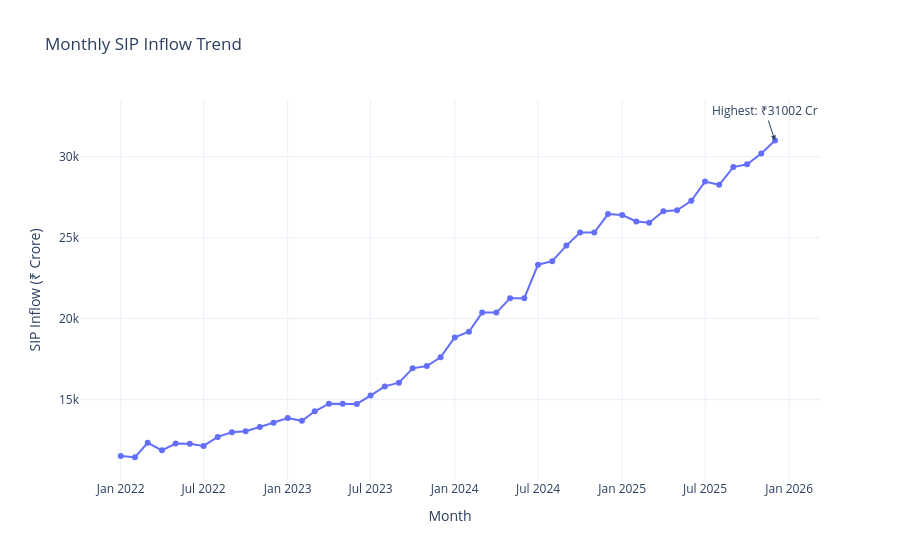

Notebook cell for this chart:
### Code cell
max_row = sip.loc[sip["sip_inflow_crore"].idxmax()]

fig.add_annotation(
    x=max_row["month"],
    y=max_row["sip_inflow_crore"],
    text=f"Highest: ₹{max_row['sip_inflow_crore']} Cr",
    showarrow=True,
    arrowhead=2
)

fig.show()
